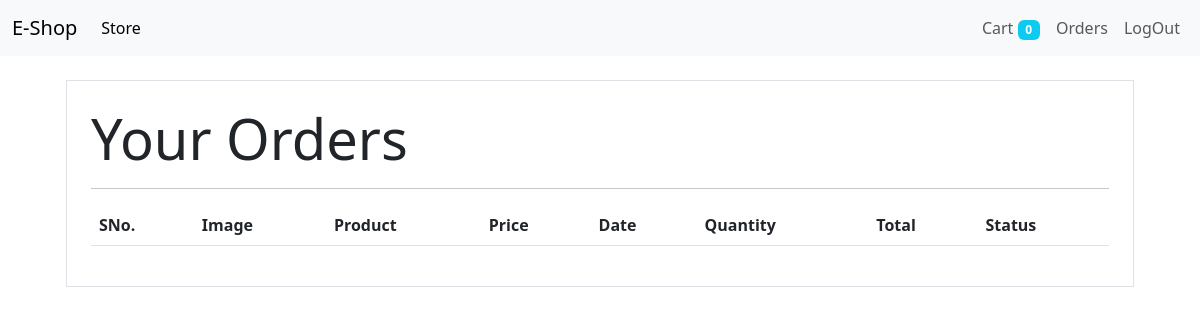
Before: /orders (signed in) with the older database file.
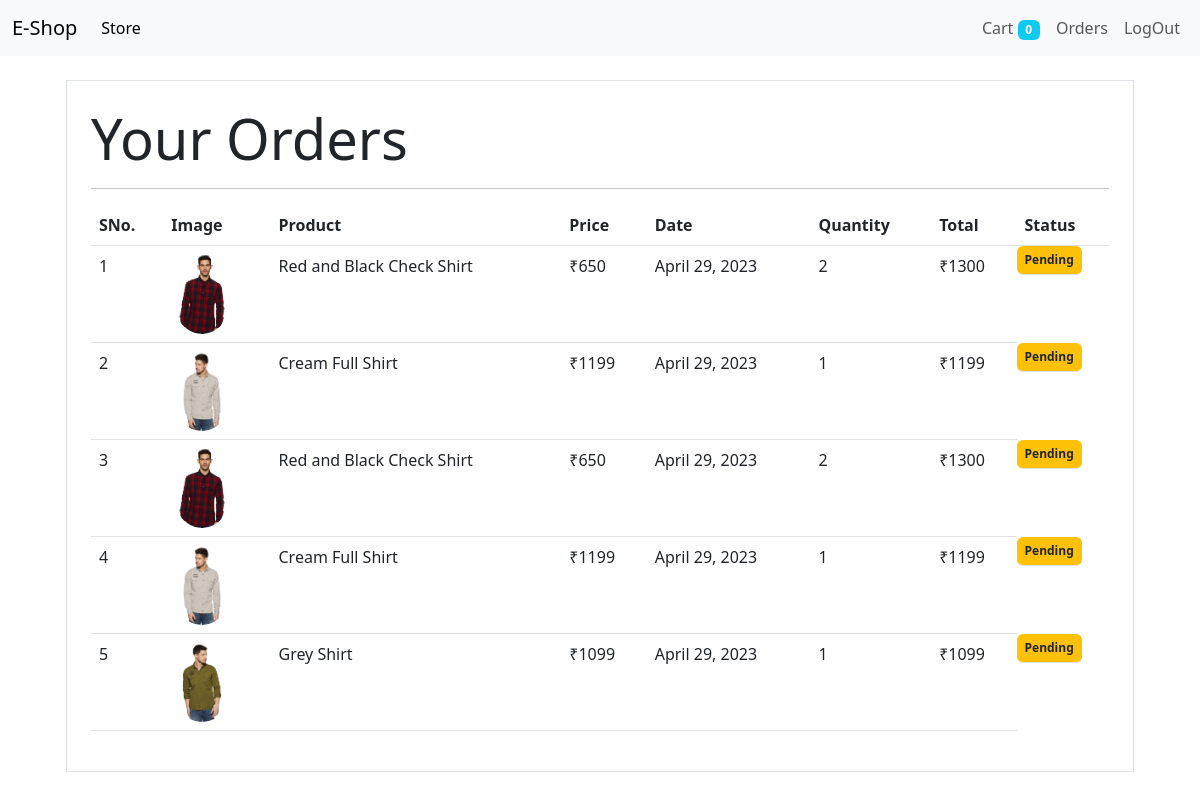
After: the same page with the newer database file.
### store/models/orders.py (models this page shows, shortened)
class Order(models.Model):
    product=models.ForeignKey(Product, on_delete=models.CASCADE)
    customer=models.ForeignKey(Customer, on_delete=models.CASCADE)
    quantity=models.IntegerField(default=1)
    price=models.IntegerField()
    address=models.CharField(max_length=100,default=' ',blank=True)
    phone=models.CharField(max_length=15,default=' ',blank=True)
    date=models.DateField(default=datetime.datetime.today)
    status=models.BooleanField(default=False)
    @staticmethod
    def get_order_by_customer(customer_id):
        return Order.objects.filter(customer=customer_id).order_by('-date')

### store/models/product.py (models this page shows, shortened)
class Product(models.Model):
    product_name = models.CharField(max_length=50)
    product_price = models.IntegerField(default=0)
    category = models.ForeignKey(Category,on_delete=models.CASCADE,default=1)
    product_image = models.ImageField(upload_to='Uploads/products/')
    product_description = models.CharField(max_length=200,default='',null=True,blank=True)

### store/views/orders.py (the view)
# urls.py: path('orders',OrderView.as_view(),name='orders'),
class OrderView(View):
    def get(self,request):
        customer=request.session.get('customer')
        orders=Order.get_order_by_customer(customer)
        print(orders)
        return render(request,'orders.html',{'orders':orders})

### store/templatetags/custom_filter.py (called while the page is built)
@register.filter(name='currency')
def currency(number):
    return "₹"+str(number)

@register.filter(name='multiply')
def multiply(number,number1):
    return number*number1

### store/templates/orders.html
{% extends 'base.html'%}
{% block content %}
{% load cart %}
{% load custom_filter %}
<div class="container">
    <div class="border rounder p-4 m-4">
        <p class="display-4 pl-4 ml-4">Your Orders</p>
    <hr>
        <table class="table">
            <thead>
                <tr>
                    <th>SNo.</th>
                    <th>Image</th>
                    <th>Product</th>
                    <th>Price</th>
                    <th>Date</th>
                    <th>Quantity</th>
                    <th>Total</th>
                    <th>Status</th>
                </tr>
            </thead>
            <tbody>
                {% for order in orders %}
                <tr>
                    <td>{{forloop.counter }}</td>
                    <td><img class="rounded-circle" style="height:80px;" src="{{order.product.product_image.url}}" alt=""></td>
                    <td>{{order.product.product_name}}</td>
                    <td>{{order.price|currency}}</td>
                    <td>{{order.date}}</td>
                    <td>{{order.quantity}}</td>
                    <td>{{ order.quantity|multiply:order.price|currency}}</td>
                    {% if order.status %}
                    <td class="badge bg-success">Completed</td>
                    {%else%}
                    <td class="badge bg-warning">Pending</td>
                    {% endif %}
                </tr>
                {% endfor %}
            </tbody>
        </table>
    </div>
</div>
{% endblock %}

### store/templates/base.html (shortened to what this page needs)
<!DOCTYPE html>
<html lang="en">
  <head>
    <link
      href="https://cdn.jsdelivr.net/npm/bootstrap@5.3.0-alpha3/dist/css/bootstrap.min.css"
      rel="stylesheet"
    />
  </head>
  <body>
    <nav class="navbar navbar-expand-lg bg-body-tertiary">
      <div class="container-fluid">
        <a class="navbar-brand" href="/">E-Shop</a>
        <div class="collapse navbar-collapse" id="navbarSupportedContent">
          <ul class="navbar-nav me-auto mb-2 mb-lg-0">
            <li class="nav-item">
              <a class="nav-link active" aria-current="page" href="/">Store</a>
            </li>
          </ul>
          <ul class="navbar-nav my-2 my-lg-0">
            <li class="nav-item">
              <a class="nav-link" aria-current="page" href="/cart">Cart
                <span class="badge bg-info">{{request.session.cart.keys|length}}</span>
              </a>
            </li>
            {% if request.session.customer %}
            <li class="nav-item">
              <a class="nav-link" aria-current="page" href="/orders">Orders</a>
            </li>
            <li class="nav-item">
              <a class="nav-link" aria-current="page" href="/logout">LogOut</a>
            </li>
            {%endif%}
          </ul>
        </div>
      </div>
    </nav>
    {% block content %} {% endblock %}
  </body>
</html>

Changed rows visible on the page:
added Order: product.product_image (picture), product.product_name "Red and Black Check Shirt", price "₹650", date "April 29, 2023", quantity "2", quantity|multiply "₹1300", status "Pending"
added Order: product.product_image (picture), product.product_name "Cream Full Shirt", price "₹1199", date "April 29, 2023", quantity "1", quantity|multiply "₹1199", status "Pending"
added Order: product.product_image (picture), product.product_name "Red and Black Check Shirt", price "₹650", date "April 29, 2023", quantity "2", quantity|multiply "₹1300", status "Pending"
added Order: product.product_image (picture), product.product_name "Cream Full Shirt", price "₹1199", date "April 29, 2023", quantity "1", quantity|multiply "₹1199", status "Pending"
added Order: product.product_image (picture), product.product_name "Grey Shirt", price "₹1099", date "April 29, 2023", quantity "1", quantity|multiply "₹1099", status "Pending"
